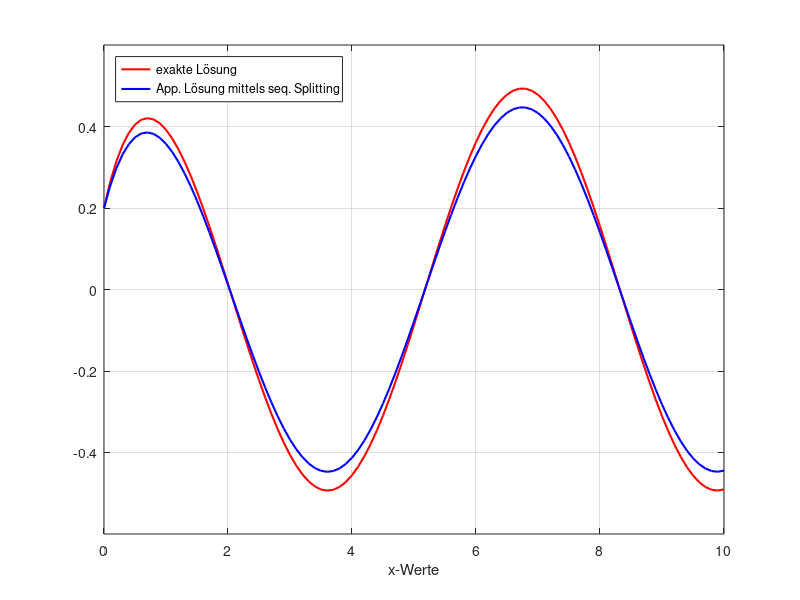

The MATLAB script that drew this image:
%% figure 5.2

%% sandbox for variables
    T  = 10;
    x0 = 0.2;
    step_size  = 0.1;
    time_steps = round(T / step_size);

 %% pre-allocating
    x_vals = zeros(1,length(time_steps));
    x_exact = zeros(1,length(time_steps));

    t_new      = 0;

    x_vals(1)       = x0;
    x_exact(1)   = x0;
    
%% Solution of the ODE
    func_x = @(t) (x0 - (2/5)) * exp(-2*t) + (2/5) * cos(t) + (1/5) * sin(t); 

%% Sequential splitting method
    for n = 2 : time_steps+1
        t_old = t_new;
        t_new = t_new + step_size;
      
            x_A = exp(-2*step_size)*x_vals(n-1);
            x_B = x_A + sin(t_new) - sin(t_old);
    
            x_vals(n) = x_B;
            x_exact(n) = func_x(t_new);
    end

%% Plotting
    t_disk = 0:T/time_steps:T;
    figure("Name","Seq. Splitting Fehler","NumberTitle","off");
    plot(t_disk,x_vals,"r-","Linewidth",1.5);
    hold on;
    plot(t_disk,x_exact,"b-","Linewidth",1.5);
    grid on;
    ylim([-0.6 0.6]);
    xlabel("x-Werte");
    legend("exakte Lösung","App. Lösung mittels seq. Splitting","Location","northwest")